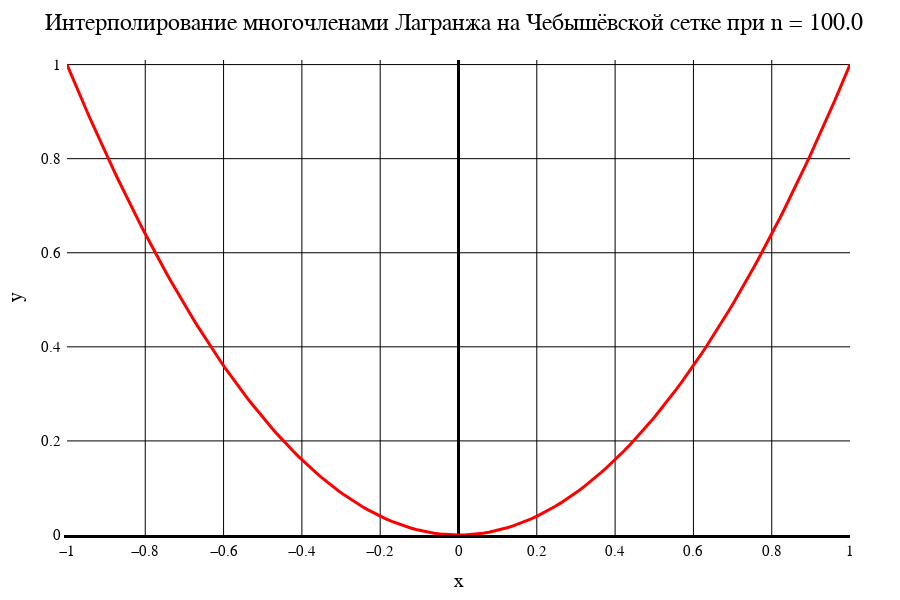

The code cell stored with this chart in its notebook:
### Markdown cell above
Лагранж. Чебышёвская сетка

### Code cell
data2[1]

### Figure 1 — Plotly figure (JSON) as saved in the notebook; plotly's stock layout.template omitted (floating-point values rounded to 4 significant figures; data arrays with more than 128 entries replaced by an {"elided": "..."} marker saying what was removed)
{"data": [{"line": {"color": "red", "width": 3}, "mode": "line", "type": "scatter", "x": {"elided": "201 float values"}, "y": {"elided": "201 float values"}}], "layout": {"coloraxis": {"outlinecolor": "black"}, "font": {"color": "black", "family": "Time New Roman"}, "height": 600, "margin": {"b": 50, "l": 50, "r": 50, "t": 60}, "paper_bgcolor": "white", "plot_bgcolor": "white", "title": {"autosize": false, "font": {"color": "black", "family": "Times New Roman", "size": 24}, "paper_bgcolor": "red", "text": "Интерполирование многочленами Лагранжа на Чебышёвской сетке при n = 100.0"}, "width": 900, "xaxis": {"color": "black", "gridcolor": "black", "gridwidth": 1, "linecolor": "black", "linewidth": 3, "tickfont": {"size": 15}, "title": {"font": {"color": "black", "family": "Times New Roman", "size": 20}, "text": "x"}, "zeroline": true, "zerolinecolor": "black", "zerolinewidth": 3}, "yaxis": {"exponentformat": "power", "gridcolor": "black", "gridwidth": 1, "linewidth": 3, "range": [3.749e-33, 1.01], "tickfont": {"size": 15}, "title": {"font": {"color": "black", "family": "Times New Roman", "size": 20}, "text": "y"}, "zeroline": true, "zerolinecolor": "black", "zerolinewidth": 1}}}
